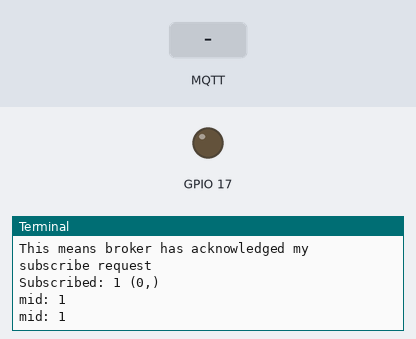
Recording of a program running on a simulated Raspberry Pi (BCM pin numbers). Parts: output pins drawn as LEDs (lit = HIGH), the last lines printed to the terminal. The inputs (shaded band) are chosen by the test bench. No MQTT or app messages arrive unless stated.

Above: at 1.3 s.
1.4 s: MQTT message "on" arrives on the first subscribed topic
At 2.0 s:
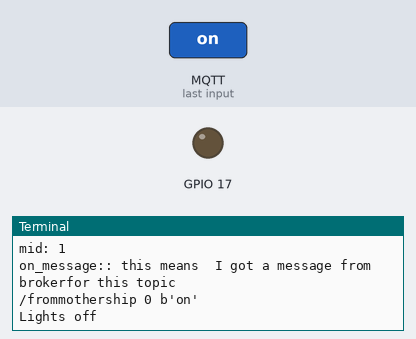
2.9 s: MQTT message "1" arrives on the first subscribed topic
At 3.08 s:
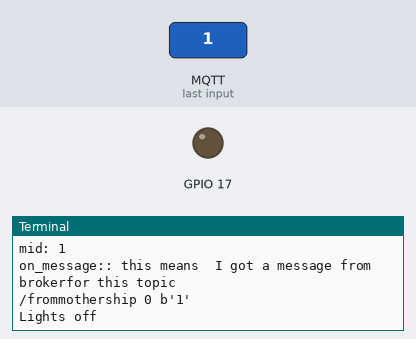
4.4 s: MQTT message "off" arrives on the first subscribed topic
At 5.0 s:
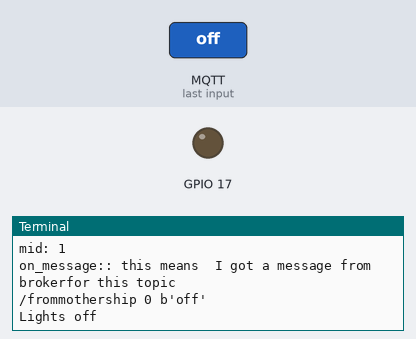

Measured:
- after the input at 1.4 s, the terminal: prints a new line at once (image 1)
- after the input at 2.9 s, the terminal: prints a new line at once (image 2)
- after the input at 4.4 s, the terminal: prints a new line at once (image 3)

The program:

app.py
```python
import paho.mqtt.client as mqtt , os, urlparse
import time

import RPi.GPIO as GPIO


# Define event callbacks

def on_connect(mosq, obj, rc):
    print ("on_connect:: Connected with result code "+ str ( rc ) )
    print("rc: " + str(rc))

def on_message(mosq, obj, msg):
    print ("on_message:: this means  I got a message from brokerfor this topic")
    print(msg.topic + " " + str(msg.qos) + " " + str(msg.payload))
    if ( msg.payload == "on" ):
    	print "Lights on"
    	GPIO.output(17,GPIO.HIGH)
    else :
    	print "Lights off"
    	GPIO.output(17,GPIO.LOW)


def on_publish(mosq, obj, mid):
    print("mid: " + str(mid))

def on_subscribe(mosq, obj, mid, granted_qos):
    print("This means broker has acknowledged my subscribe request")
    print("Subscribed: " + str(mid) + " " + str(granted_qos))

def on_log(mosq, obj, level, string):
    print(string)


client = mqtt.Client()
# Assign event callbacks
client.on_message = on_message
client.on_connect = on_connect
client.on_publish = on_publish
client.on_subscribe = on_subscribe

# Uncomment to enable debug messages
client.on_log = on_log


# user name has to be called before connect - my notes.
client.username_pw_set("oxefqvkn", "aKpQPSFiTpXp")

client.connect('m12.cloudmqtt.com', 19757, 60)

# Continue the network loop, exit when an error occurs
#rc = 0
#while rc == 0:
#    rc = client.loop()
#print("rc: " + str(rc))

# Blocking call that processes network traffic, dispatches callbacks and
# handles reconnecting.
# Other loop*() functions are available that give a threaded interface and a
# manual interface.
#client.loop_forever()

client.loop_start()
client.subscribe ("/frommothership" ,0 )

GPIO.setmode(GPIO.BCM)
GPIO.cleanup()
GPIO.setwarnings(False)
GPIO.setup(17,GPIO.OUT)

run = True
while run:
    client.publish ( "/toclientloud", "from python code")
    time.sleep(1)
```
